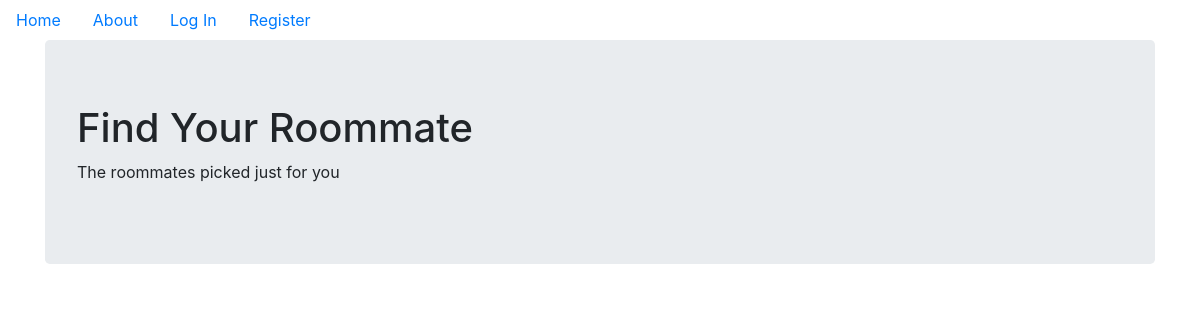
/match, run on an earlier commit of the app's database.
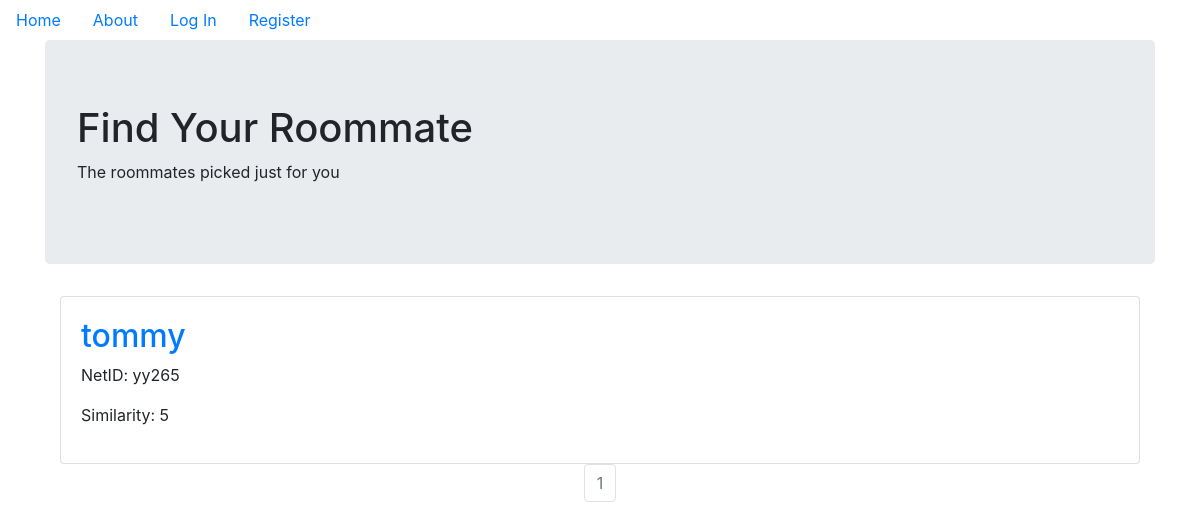
And on a later commit of the database.
### roommatefinder/models.py (models this page shows, shortened)
class User(db.Model,UserMixin):
    __tablename__ = 'users'
    id = db.Column(db.Integer,primary_key=True, nullable=False)
    netid = db.Column(db.String(64),unique=True,index=True, nullable=False)
    name = db.Column(db.String(64),nullable=False,index=True)
    gender = db.Column(db.String(1), nullable=False)
    year = db.Column(db.Integer, nullable=False)
    smoking = db.Column(db.String(1), nullable=False)
    sleeping = db.Column(db.Integer, nullable=False)
    waking = db.Column(db.Integer, nullable=False)
    room_utility = db.Column(db.String(10), nullable=False)
    on_campus = db.Column(db.String(10), nullable=False)
    profile_image = db.Column(db.String(64),nullable=False,default='default_profile.png')
    password_hash = db.Column(db.String(128))
    posts = db.relationship('BlogPost',backref='author',lazy=True)

### roommatefinder/match/views.py (the view)
@match.route('/match')
def index():
    page = request.args.get('page',1,type=int)
    users = User.query.order_by(User.id.desc()).paginate(page=page,per_page=5)
    return render_template('match.html',users=users, similarity=5)

### roommatefinder/templates/match.html
{% extends "base.html" %}
{% block content %}
  <div class="jumbotron">
    <h1>Find Your Roommate</h1>
    <p>The roommates picked just for you</p>
  </div>
  <div class="container">
    {% for user in users.items %}
    <div class="card" >
      <div class="card-body">
        <h2><a class="card-title" href="  {{ url_for('users.user_posts', netid=user.netid) }}">{{ user.name }}</a></h2>
        <p>NetID: {{ user.netid }}</p>
        <p>Similarity: {{ similarity }}</p>
      </div>
    </div>
   {% endfor %}
   <nav aria-label="Page navigation example">
     <ul class="pagination justify-content-center">
       {% for page_num in users.iter_pages(left_edge=1, right_edge=1, left_current=1, right_current=2) %}
          {% if users.page == page_num %}
          <li class="page-item disabled">
            <a class="page-link" href="{{ url_for('core.index', page=page_num) }}">{{ page_num }}</a>
          </li>
          {% else %}
            <li class="page-item"><a class="page-link" href="{{ url_for('core.index', page=page_num) }}">{{ page_num }}</a></li>
          {% endif %}
      {% endfor %}
    </nav>
{% endblock %}

What changed in the data, as far as the page shows it:
added User: name "tommy", netid "yy265", similarity "5"
Also different on the page:
new list line: "1"
